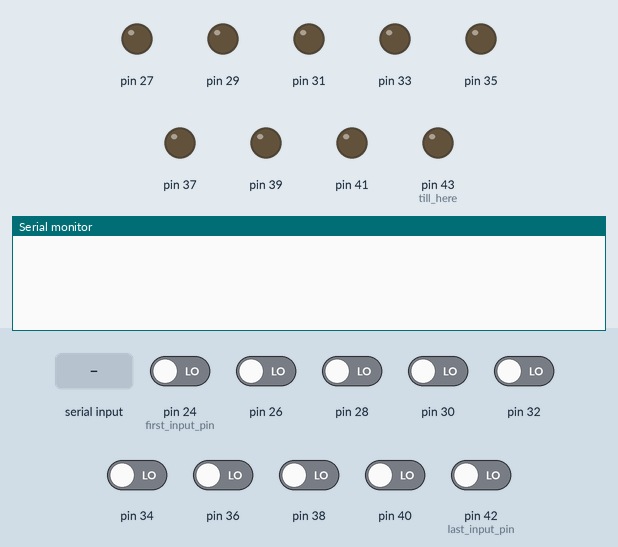
This sketch was run on a simulated Arduino Mega 2560, built with avr-gcc and run on an emulated ATmega2560. Parts: output pins drawn as LEDs (lit = HIGH), the last lines printed to the serial monitor. Inputs (shaded band) come from the test bench; at power-on: pin 24 (first_input_pin), pin 26, pin 28, pin 30, pin 32, pin 34, pin 36, pin 38, pin 40, pin 42 (last_input_pin) LOW. Pins used as bus, display or sensor lines are not drawn.

Above: at 1.0 s.
1.1 s: "C" received over Serial
At 3.2 s:
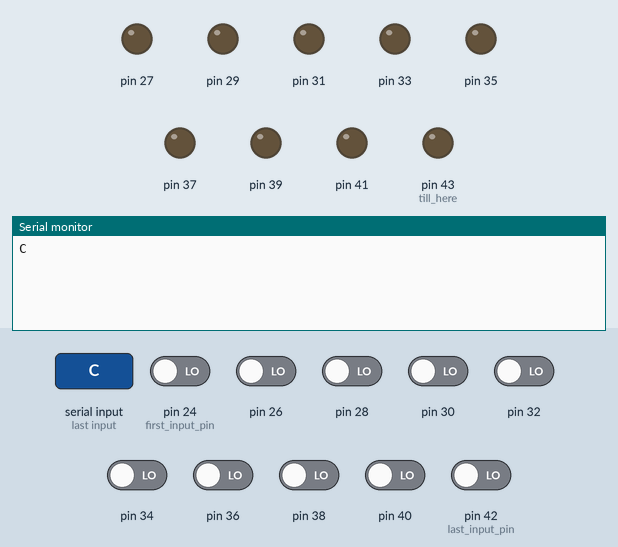
3.5 s: "R" received over Serial
At 5.3 s:
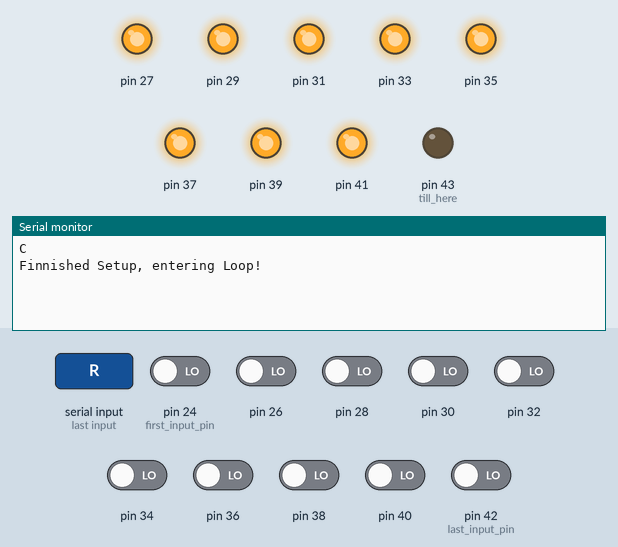

Measured:
- after the input at 1.1 s, the serial monitor: prints a new line after 1.0 s (image 1)
- after the input at 3.5 s, the serial monitor: prints a new line after 1.0 s (image 2)

The sketch:

Arduino_status_25_4.ino
```cpp
unsigned long previousmillis = 0;  // variable to store the previous time
const unsigned long intervalSetup = 500;  // interval for the delay in setup in millis()econds
const unsigned long intervalHandshake = 100;  // interval for the delay in the handshake in millis()econds
unsigned long dbTimeArray [13][120] = {0};
signed int workingLine = 1;
bool dataAtSensor1, dataAtSensor2, dataAtSensor3, dataAtSensor4, dataAtSensor5 = false;
bool dataAtSensor6, dataAtSensor7, dataAtSensor8, dataAtSensor9, dataAtSensor10 = false;
bool isSensorBlocked = false;
unsigned long blockStartMillis = 0;
const unsigned long blockDurationMillis = 2500;


void setup() {
  // put your setup code here, to run once:
  Serial.begin(115200);
  handshake();
  unsigned long currentmillis = millis();  // get the current time
  while(currentmillis - previousmillis >= intervalSetup) {
    previousmillis = currentmillis;  // update the previous time
  }
  setPinModes();
  Serial.println("Finnished Setup, entering Loop!");

}


void loop() {
  // put your main code here, to run repeatedly:
  getTimeOfWagon();
  sendDataViaUSB();
}


bool isPinRecifingHIGH(int pin){
  pinMode(pin, INPUT);
  while(isSensorBlocked){
    unsigned long currentMillis = millis();
    if (currentMillis - blockStartMillis >= blockDurationMillis) {
      // block period has elapsed, unblock the pin
      isSensorBlocked = false;
    }
  }
    if (digitalRead(pin) == HIGH) { //Has to be changed to LOW as soon as all sensores are connected
      // do something with the pin value, then block it for 2 seconds
      isSensorBlocked = true;
      blockStartMillis = millis();
      return true;
    }
    else {
    return false;
    }
}

void sendDataViaUSB(){
  if(dataAtSensor1){
    String dataToSend = "1 : " + String(workingLine) + " : " + String(dbTimeArray[1][workingLine]);
    Serial.println(dataToSend);
    dataAtSensor1 = false;
  }
  if(dataAtSensor2){
    String dataToSend = "2 : " + String(workingLine) + " : " + String(dbTimeArray[2][workingLine]);
    Serial.println(dataToSend);
    dataAtSensor2 = false;
  }
  if(dataAtSensor3){
    String dataToSend = "3 : " + String(workingLine) + " : " + String(dbTimeArray[3][workingLine]);
    Serial.println(dataToSend);
    dataAtSensor3 = false;
  }
  if(dataAtSensor4){
    String dataToSend = "4 : " + String(workingLine) + " : " + String(dbTimeArray[4][workingLine]);
    Serial.println(dataToSend);
    dataAtSensor4 = false;
  }
  if(dataAtSensor5){
    String dataToSend = "5 : " + String(workingLine) + " : " + String(dbTimeArray[5][workingLine]);
    Serial.println(dataToSend);
    dataAtSensor5 = false;
  }
  if(dataAtSensor6){
    String dataToSend = "6 : " + String(workingLine) + " : " + String(dbTimeArray[6][workingLine]);
    Serial.println(dataToSend);
    dataAtSensor6 = false;
  }
  if(dataAtSensor7){
    String dataToSend = "7 : " + String(workingLine) + " : " + String(dbTimeArray[7][workingLine]);
    Serial.println(dataToSend);
    dataAtSensor7 = false;
  }
  if(dataAtSensor8){
    String dataToSend = "8 : " + String(workingLine) + " : " + String(dbTimeArray[8][workingLine]);
    Serial.println(dataToSend);
    dataAtSensor8 = false;
  }
  if(dataAtSensor9){
    String dataToSend = "9 : " + String(workingLine) + " : " + String(dbTimeArray[9][workingLine]);
    Serial.println(dataToSend);
    dataAtSensor9 = false;
  }
  if(dataAtSensor10){
    String dataToSend = "10 : " + String(workingLine) + " : " + String(dbTimeArray[10][workingLine]);
    Serial.println(dataToSend);
    dataAtSensor10 = false;
  }

}

bool handshake(){
  bool hasfinished1 = false;
  bool hasfinished2 = false;
  String recive1;
  String recive2;
  String recive0;

  while (!hasfinished1) {
    if (Serial.available()) {
      recive1 = Serial.readString();
      if (recive1.indexOf("C") >= 0) {
        Serial.println("C");
        hasfinished1 = true;
        delay(500);  // wait for the receiver to process the message
        }
    }
  }

  while (!hasfinished2) {
    if (Serial.available()) {
      recive2 = Serial.readString();
      if (recive2.indexOf("R") >= 0) {
        hasfinished2 = true;
        return true;
      }
    }
  }

  return false;
}


void setPinModes(){
  pinMode(24, INPUT); //first input pin
  pinMode(26, INPUT);
  pinMode(28, INPUT);
  pinMode(30, INPUT);
  pinMode(32, INPUT);
  pinMode(34, INPUT);
  pinMode(36, INPUT);
  pinMode(38, INPUT);
  pinMode(40, INPUT);
  pinMode(42, INPUT); //last input pin

  pinMode(25, OUTPUT); // power pins for the sensors
  pinMode(27, OUTPUT);
  pinMode(29, OUTPUT);
  pinMode(31, OUTPUT);
  pinMode(33, OUTPUT);
  pinMode(35, OUTPUT);
  pinMode(37, OUTPUT);
  pinMode(39, OUTPUT);
  pinMode(41, OUTPUT);
  pinMode(43, OUTPUT); // till here
  // and set them all to HIGH
  digitalWrite(25, HIGH);
  digitalWrite(27, HIGH);
  digitalWrite(29, HIGH);
  digitalWrite(31, HIGH);
  digitalWrite(33, HIGH);
  digitalWrite(35, HIGH);
  digitalWrite(37, HIGH);
  digitalWrite(39, HIGH);
  digitalWrite(41, HIGH);
  digitalWrite(42, HIGH);
}


void getTimeOfWagon(){
  if(isPinRecifingHIGH(24)){ //First Sensor
    double timeAtPin = millis();
    dbTimeArray[1][workingLine] = timeAtPin;
    dataAtSensor1 = true;
  }

  if(isPinRecifingHIGH(26)){ //Second Sensor
    double timeAtPin = millis();
    dbTimeArray[2][workingLine] = timeAtPin;
    dataAtSensor2 = true;
  }

  if(isPinRecifingHIGH(28)){ //Third Sensor
    double timeAtPin = millis();
    dbTimeArray[3][workingLine] = timeAtPin;
    dataAtSensor3 = true;
  }

  if(isPinRecifingHIGH(30)){ //Forth Sensor
    double timeAtPin = millis();
    dbTimeArray[4][workingLine] = timeAtPin;
    dataAtSensor4 = true;
  }

  if(isPinRecifingHIGH(32)){ //Fith Sensor
    double timeAtPin = millis();
    dbTimeArray[5][workingLine] = timeAtPin;
    dataAtSensor5 = true;
  }

  if(isPinRecifingHIGH(34)){ //Sixth Sensor
    double timeAtPin = millis();
    dbTimeArray[6][workingLine] = timeAtPin;
    dataAtSensor6 = true;
  }

  if(isPinRecifingHIGH(36)){ //Seventh Sensor
    double timeAtPin = millis();
    dbTimeArray[7][workingLine] = timeAtPin;
    dataAtSensor7 = true;
  }

  if(isPinRecifingHIGH(38)){ //Eigth Sensor
    double timeAtPin = millis();
    dbTimeArray[8][workingLine] = timeAtPin;
    dataAtSensor8 = true;
  }

  if(isPinRecifingHIGH(40)){ //Nineth Sensor
    double timeAtPin = millis();
    dbTimeArray[9][workingLine] = timeAtPin;
    dataAtSensor9 = true;
  }

  if(isPinRecifingHIGH(42)){ //Tenth Sensor
    double timeAtPin = millis();
    dbTimeArray[10][workingLine] = timeAtPin;
    dataAtSensor10 = true;
    workingLine = workingLine + 1;
  }
}
```
